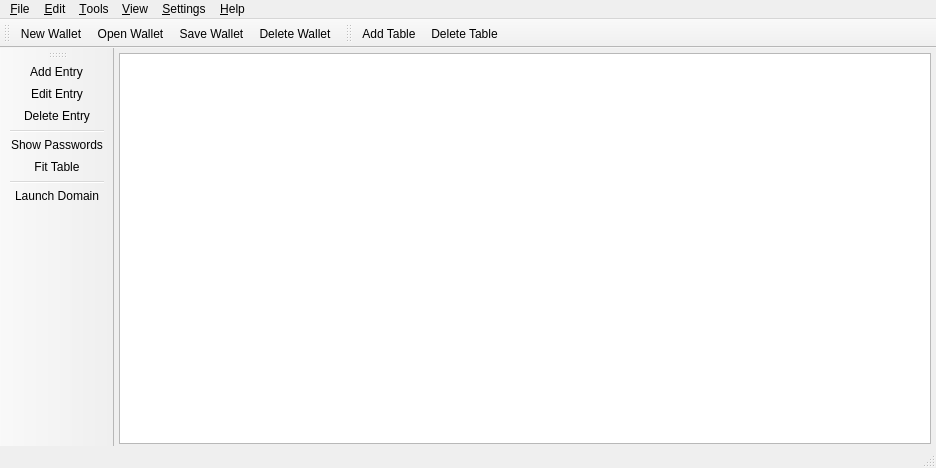
<?xml version="1.0" encoding="UTF-8"?>
<ui version="4.0">
 <class>MainWindow</class>
 <widget class="QMainWindow" name="MainWindow">
  <property name="geometry">
   <rect>
    <x>0</x>
    <y>0</y>
    <width>936</width>
    <height>468</height>
   </rect>
  </property>
  <property name="windowTitle">
   <string>MainWindow</string>
  </property>
  <widget class="QWidget" name="centralWidget">
   <layout class="QGridLayout" name="gridLayout_2">
    <property name="leftMargin">
     <number>5</number>
    </property>
    <property name="topMargin">
     <number>5</number>
    </property>
    <property name="rightMargin">
     <number>5</number>
    </property>
    <property name="bottomMargin">
     <number>2</number>
    </property>
    <property name="horizontalSpacing">
     <number>2</number>
    </property>
    <property name="verticalSpacing">
     <number>0</number>
    </property>
    <item row="1" column="0">
     <widget class="QWidget" name="filtersWidget" native="true">
      <property name="sizePolicy">
       <sizepolicy hsizetype="Preferred" vsizetype="Fixed">
        <horstretch>0</horstretch>
        <verstretch>0</verstretch>
       </sizepolicy>
      </property>
     </widget>
    </item>
    <item row="2" column="0">
     <widget class="MyQTableView" name="tableView">
      <property name="sortingEnabled">
       <bool>true</bool>
      </property>
      <attribute name="horizontalHeaderCascadingSectionResizes">
       <bool>false</bool>
      </attribute>
     </widget>
    </item>
   </layout>
  </widget>
  <widget class="QMenuBar" name="menuBar">
   <property name="geometry">
    <rect>
     <x>0</x>
     <y>0</y>
     <width>936</width>
     <height>20</height>
    </rect>
   </property>
   <widget class="QMenu" name="menu_File">
    <property name="title">
     <string>&amp;File</string>
    </property>
    <addaction name="action_New_Wallet"/>
    <addaction name="action_Open_Wallet"/>
    <addaction name="action_Save_Wallet"/>
    <addaction name="action_Save_Wallet_As"/>
    <addaction name="action_Delete_Wallet"/>
   </widget>
   <widget class="QMenu" name="menuEdit">
    <property name="title">
     <string>&amp;Edit</string>
    </property>
    <addaction name="action_Add_Table"/>
    <addaction name="action_Delete_Table"/>
    <addaction name="separator"/>
    <addaction name="action_Add_Entry"/>
    <addaction name="action_Edit_Entry"/>
    <addaction name="action_Delete_Entry"/>
   </widget>
   <widget class="QMenu" name="menu_Help">
    <property name="title">
     <string>&amp;Help</string>
    </property>
    <addaction name="action_Website"/>
    <addaction name="action_About"/>
   </widget>
   <widget class="QMenu" name="menuSettings">
    <property name="title">
     <string>&amp;Settings</string>
    </property>
    <addaction name="action_Set_Environment"/>
    <addaction name="action_Show_Passwords"/>
   </widget>
   <widget class="QMenu" name="menuTools">
    <property name="title">
     <string>&amp;Tools</string>
    </property>
    <addaction name="action_Launch_Domain"/>
   </widget>
   <widget class="QMenu" name="menuView">
    <property name="title">
     <string>&amp;View</string>
    </property>
    <addaction name="action_Fit_Table"/>
   </widget>
   <addaction name="menu_File"/>
   <addaction name="menuEdit"/>
   <addaction name="menuTools"/>
   <addaction name="menuView"/>
   <addaction name="menuSettings"/>
   <addaction name="menu_Help"/>
  </widget>
  <widget class="QStatusBar" name="statusBar"/>
  <widget class="QToolBar" name="dataBaseTB">
   <property name="windowTitle">
    <string>toolBar</string>
   </property>
   <property name="toolButtonStyle">
    <enum>Qt::ToolButtonTextBesideIcon</enum>
   </property>
   <attribute name="toolBarArea">
    <enum>TopToolBarArea</enum>
   </attribute>
   <attribute name="toolBarBreak">
    <bool>false</bool>
   </attribute>
   <addaction name="action_New_Wallet"/>
   <addaction name="action_Open_Wallet"/>
   <addaction name="action_Save_Wallet"/>
   <addaction name="action_Delete_Wallet"/>
  </widget>
  <widget class="QToolBar" name="tableTB">
   <property name="windowTitle">
    <string>toolBar_2</string>
   </property>
   <property name="autoFillBackground">
    <bool>false</bool>
   </property>
   <property name="toolButtonStyle">
    <enum>Qt::ToolButtonTextBesideIcon</enum>
   </property>
   <attribute name="toolBarArea">
    <enum>TopToolBarArea</enum>
   </attribute>
   <attribute name="toolBarBreak">
    <bool>false</bool>
   </attribute>
   <addaction name="action_Add_Table"/>
   <addaction name="action_Delete_Table"/>
  </widget>
  <widget class="QToolBar" name="entriesTB">
   <property name="windowTitle">
    <string>toolBar_2</string>
   </property>
   <attribute name="toolBarArea">
    <enum>LeftToolBarArea</enum>
   </attribute>
   <attribute name="toolBarBreak">
    <bool>false</bool>
   </attribute>
   <addaction name="action_Add_Entry"/>
   <addaction name="action_Edit_Entry"/>
   <addaction name="action_Delete_Entry"/>
   <addaction name="separator"/>
   <addaction name="action_Show_Passwords"/>
   <addaction name="action_Fit_Table"/>
   <addaction name="separator"/>
   <addaction name="action_Launch_Domain"/>
  </widget>
  <action name="action_New_Wallet">
   <property name="icon">
    <iconset resource="../icons/icons.qrc">
     <normaloff>:/icons/NewWallet.svg</normaloff>:/icons/NewWallet.svg</iconset>
   </property>
   <property name="text">
    <string>&amp;New Wallet</string>
   </property>
  </action>
  <action name="action_Open_Wallet">
   <property name="text">
    <string>&amp;Open Wallet</string>
   </property>
  </action>
  <action name="action_Save_Wallet">
   <property name="text">
    <string>&amp;Save Wallet</string>
   </property>
  </action>
  <action name="action_Save_Wallet_As">
   <property name="text">
    <string>&amp;Save Wallet As...</string>
   </property>
  </action>
  <action name="action_Delete_Wallet">
   <property name="text">
    <string>&amp;Delete Wallet</string>
   </property>
  </action>
  <action name="action_Add_Table">
   <property name="text">
    <string>&amp;Add Table</string>
   </property>
   <property name="toolTip">
    <string>Add Table</string>
   </property>
  </action>
  <action name="action_Delete_Table">
   <property name="text">
    <string>&amp;Delete Table</string>
   </property>
   <property name="toolTip">
    <string>Delete Table</string>
   </property>
  </action>
  <action name="action_Website">
   <property name="text">
    <string>&amp;Website</string>
   </property>
  </action>
  <action name="action_About">
   <property name="text">
    <string>&amp;About</string>
   </property>
  </action>
  <action name="action_Set_Environment">
   <property name="text">
    <string>&amp;Set Environment</string>
   </property>
   <property name="toolTip">
    <string>Set Environment</string>
   </property>
  </action>
  <action name="action_Add_Entry">
   <property name="text">
    <string>Add Entry</string>
   </property>
  </action>
  <action name="action_Delete_Entry">
   <property name="text">
    <string>Delete Entry</string>
   </property>
  </action>
  <action name="action_Launch_Domain">
   <property name="text">
    <string>&amp;Launch Domain</string>
   </property>
   <property name="toolTip">
    <string>Launch Domain</string>
   </property>
  </action>
  <action name="action_Show_Passwords">
   <property name="checkable">
    <bool>true</bool>
   </property>
   <property name="text">
    <string>Show &amp;Passwords</string>
   </property>
  </action>
  <action name="action_Edit_Entry">
   <property name="text">
    <string>Edit Entry</string>
   </property>
  </action>
  <action name="action_Fit_Table">
   <property name="text">
    <string>&amp;Fit Table</string>
   </property>
  </action>
 </widget>
 <layoutdefault spacing="6" margin="11"/>
 <customwidgets>
  <customwidget>
   <class>MyQTableView</class>
   <extends>QTableView</extends>
   <header location="global">myqtableview.h</header>
  </customwidget>
 </customwidgets>
 <resources>
  <include location="../icons/icons.qrc"/>
 </resources>
 <connections/>
</ui>
